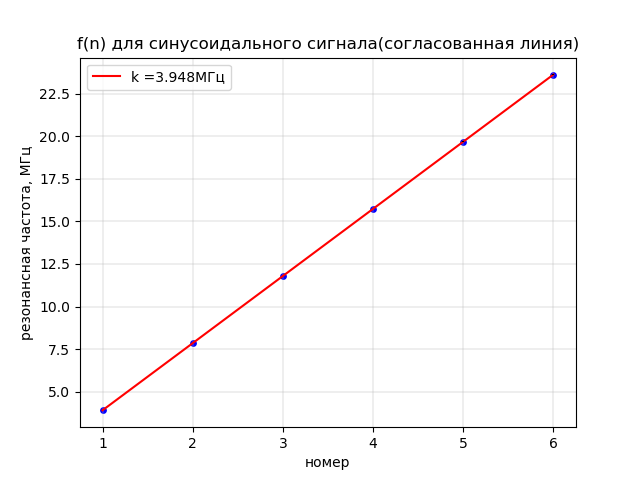

This chart was generated by the following Python code:
import numpy as np
import matplotlib.pyplot as plt

f_n = [3.90, 7.84, 11.80, 15.74, 19.70, 23.64]
n = [1, 2, 3, 4, 5, 6]

fig, ax = plt.subplots()

t = np.polyfit(f_n, n, 1)
f = np.poly1d(t)
k = (f_n[5] - f_n[0])/(n[5] - n[0])
sigma_k = k * ((0.05/f_n[5])**2 + (0.05/f_n[0])**2)**0.5
print('k = ', k, 'МГц')
print('sigma_k =', sigma_k)

V_f = k * 510 * 10**6
sigma_v = ((sigma_k/k)**2 + (1/510)**2)**0.5
print('V_f = ', V_f/10**9, '* 10^10 см/с')
print('sigma_v = ', sigma_v)

plt.plot(n, np.polyval(np.polyfit(n, f_n, 1), n), color='r', label = f'k ={"{:.3f}".format(k)}МГц')
ax.scatter(n, f_n, s=15, c='b', marker='o', zorder = 1)
plt.errorbar(n, f_n, yerr=0.01, linestyle='none', color='black')
plt.xlabel('номер')
plt.ylabel('резонансная частота, МГц')
plt.title('f(n) для синусоидального сигнала(согласованная линия)')
plt.grid(linewidth = 0.3)
plt.legend()
plt.savefig('синусоидальный сигнал(согласованная линия).png')
plt.show()
